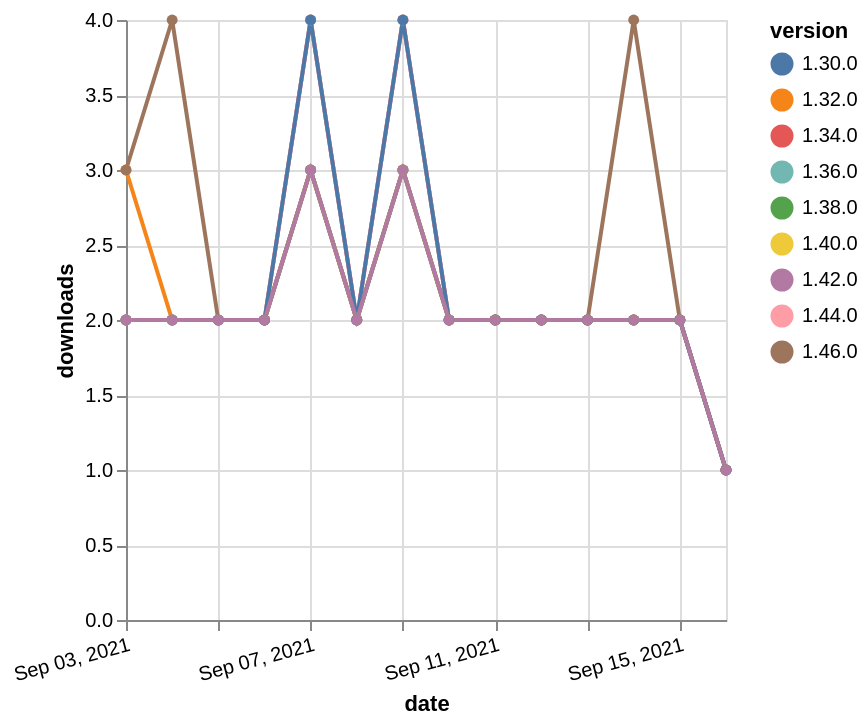

Vega-Lite specification stored for this chart:
### Vega-Lite specification from a JSON file in a GitHub repository (floating-point values rounded to 4 significant figures)
{"$schema": "https://vega.github.io/schema/vega-lite/v5.json", "description": "A simple bar chart with embedded data.", "data": {"values": [{"date": "2021-09-03", "total": 2445, "delta": 2, "version": "1.34.0"}, {"date": "2021-09-04", "total": 2447, "delta": 2, "version": "1.34.0"}, {"date": "2021-09-05", "total": 2449, "delta": 2, "version": "1.34.0"}, {"date": "2021-09-06", "total": 2451, "delta": 2, "version": "1.34.0"}, {"date": "2021-09-07", "total": 2455, "delta": 4, "version": "1.34.0"}, {"date": "2021-09-08", "total": 2457, "delta": 2, "version": "1.34.0"}, {"date": "2021-09-09", "total": 2461, "delta": 4, "version": "1.34.0"}, {"date": "2021-09-10", "total": 2463, "delta": 2, "version": "1.34.0"}, {"date": "2021-09-11", "total": 2465, "delta": 2, "version": "1.34.0"}, {"date": "2021-09-12", "total": 2467, "delta": 2, "version": "1.34.0"}, {"date": "2021-09-13", "total": 2469, "delta": 2, "version": "1.34.0"}, {"date": "2021-09-14", "total": 2471, "delta": 2, "version": "1.34.0"}, {"date": "2021-09-15", "total": 2473, "delta": 2, "version": "1.34.0"}, {"date": "2021-09-16", "total": 2474, "delta": 1, "version": "1.34.0"}, {"date": "2021-09-03", "total": 2617, "delta": 3, "version": "1.32.0"}, {"date": "2021-09-04", "total": 2619, "delta": 2, "version": "1.32.0"}, {"date": "2021-09-05", "total": 2621, "delta": 2, "version": "1.32.0"}, {"date": "2021-09-06", "total": 2623, "delta": 2, "version": "1.32.0"}, {"date": "2021-09-07", "total": 2626, "delta": 3, "version": "1.32.0"}, {"date": "2021-09-08", "total": 2628, "delta": 2, "version": "1.32.0"}, {"date": "2021-09-09", "total": 2631, "delta": 3, "version": "1.32.0"}, {"date": "2021-09-10", "total": 2633, "delta": 2, "version": "1.32.0"}, {"date": "2021-09-11", "total": 2635, "delta": 2, "version": "1.32.0"}, {"date": "2021-09-12", "total": 2637, "delta": 2, "version": "1.32.0"}, {"date": "2021-09-13", "total": 2639, "delta": 2, "version": "1.32.0"}, {"date": "2021-09-14", "total": 2641, "delta": 2, "version": "1.32.0"}, {"date": "2021-09-15", "total": 2643, "delta": 2, "version": "1.32.0"}, {"date": "2021-09-16", "total": 2644, "delta": 1, "version": "1.32.0"}, {"date": "2021-09-03", "total": 707, "delta": 2, "version": "1.44.0"}, {"date": "2021-09-04", "total": 709, "delta": 2, "version": "1.44.0"}, {"date": "2021-09-05", "total": 711, "delta": 2, "version": "1.44.0"}, {"date": "2021-09-06", "total": 713, "delta": 2, "version": "1.44.0"}, {"date": "2021-09-07", "total": 717, "delta": 4, "version": "1.44.0"}, {"date": "2021-09-08", "total": 719, "delta": 2, "version": "1.44.0"}, {"date": "2021-09-09", "total": 723, "delta": 4, "version": "1.44.0"}, {"date": "2021-09-10", "total": 725, "delta": 2, "version": "1.44.0"}, {"date": "2021-09-11", "total": 727, "delta": 2, "version": "1.44.0"}, {"date": "2021-09-12", "total": 729, "delta": 2, "version": "1.44.0"}, {"date": "2021-09-13", "total": 731, "delta": 2, "version": "1.44.0"}, {"date": "2021-09-14", "total": 733, "delta": 2, "version": "1.44.0"}, {"date": "2021-09-15", "total": 735, "delta": 2, "version": "1.44.0"}, {"date": "2021-09-16", "total": 736, "delta": 1, "version": "1.44.0"}, {"date": "2021-09-03", "total": 1638, "delta": 2, "version": "1.38.0"}, {"date": "2021-09-04", "total": 1640, "delta": 2, "version": "1.38.0"}, {"date": "2021-09-05", "total": 1642, "delta": 2, "version": "1.38.0"}, {"date": "2021-09-06", "total": 1644, "delta": 2, "version": "1.38.0"}, {"date": "2021-09-07", "total": 1647, "delta": 3, "version": "1.38.0"}, {"date": "2021-09-08", "total": 1649, "delta": 2, "version": "1.38.0"}, {"date": "2021-09-09", "total": 1652, "delta": 3, "version": "1.38.0"}, {"date": "2021-09-10", "total": 1654, "delta": 2, "version": "1.38.0"}, {"date": "2021-09-11", "total": 1656, "delta": 2, "version": "1.38.0"}, {"date": "2021-09-12", "total": 1658, "delta": 2, "version": "1.38.0"}, {"date": "2021-09-13", "total": 1660, "delta": 2, "version": "1.38.0"}, {"date": "2021-09-14", "total": 1662, "delta": 2, "version": "1.38.0"}, {"date": "2021-09-15", "total": 1664, "delta": 2, "version": "1.38.0"}, {"date": "2021-09-16", "total": 1665, "delta": 1, "version": "1.38.0"}, {"date": "2021-09-03", "total": 2058, "delta": 2, "version": "1.36.0"}, {"date": "2021-09-04", "total": 2060, "delta": 2, "version": "1.36.0"}, {"date": "2021-09-05", "total": 2062, "delta": 2, "version": "1.36.0"}, {"date": "2021-09-06", "total": 2064, "delta": 2, "version": "1.36.0"}, {"date": "2021-09-07", "total": 2067, "delta": 3, "version": "1.36.0"}, {"date": "2021-09-08", "total": 2069, "delta": 2, "version": "1.36.0"}, {"date": "2021-09-09", "total": 2072, "delta": 3, "version": "1.36.0"}, {"date": "2021-09-10", "total": 2074, "delta": 2, "version": "1.36.0"}, {"date": "2021-09-11", "total": 2076, "delta": 2, "version": "1.36.0"}, {"date": "2021-09-12", "total": 2078, "delta": 2, "version": "1.36.0"}, {"date": "2021-09-13", "total": 2080, "delta": 2, "version": "1.36.0"}, {"date": "2021-09-14", "total": 2082, "delta": 2, "version": "1.36.0"}, {"date": "2021-09-15", "total": 2084, "delta": 2, "version": "1.36.0"}, {"date": "2021-09-16", "total": 2085, "delta": 1, "version": "1.36.0"}, {"date": "2021-09-03", "total": 1458, "delta": 2, "version": "1.40.0"}, {"date": "2021-09-04", "total": 1460, "delta": 2, "version": "1.40.0"}, {"date": "2021-09-05", "total": 1462, "delta": 2, "version": "1.40.0"}, {"date": "2021-09-06", "total": 1464, "delta": 2, "version": "1.40.0"}, {"date": "2021-09-07", "total": 1467, "delta": 3, "version": "1.40.0"}, {"date": "2021-09-08", "total": 1469, "delta": 2, "version": "1.40.0"}, {"date": "2021-09-09", "total": 1472, "delta": 3, "version": "1.40.0"}, {"date": "2021-09-10", "total": 1474, "delta": 2, "version": "1.40.0"}, {"date": "2021-09-11", "total": 1476, "delta": 2, "version": "1.40.0"}, {"date": "2021-09-12", "total": 1478, "delta": 2, "version": "1.40.0"}, {"date": "2021-09-13", "total": 1480, "delta": 2, "version": "1.40.0"}, {"date": "2021-09-14", "total": 1482, "delta": 2, "version": "1.40.0"}, {"date": "2021-09-15", "total": 1484, "delta": 2, "version": "1.40.0"}, {"date": "2021-09-16", "total": 1485, "delta": 1, "version": "1.40.0"}, {"date": "2021-09-03", "total": 221, "delta": 3, "version": "1.46.0"}, {"date": "2021-09-04", "total": 225, "delta": 4, "version": "1.46.0"}, {"date": "2021-09-05", "total": 227, "delta": 2, "version": "1.46.0"}, {"date": "2021-09-06", "total": 229, "delta": 2, "version": "1.46.0"}, {"date": "2021-09-07", "total": 232, "delta": 3, "version": "1.46.0"}, {"date": "2021-09-08", "total": 234, "delta": 2, "version": "1.46.0"}, {"date": "2021-09-09", "total": 237, "delta": 3, "version": "1.46.0"}, {"date": "2021-09-10", "total": 239, "delta": 2, "version": "1.46.0"}, {"date": "2021-09-11", "total": 241, "delta": 2, "version": "1.46.0"}, {"date": "2021-09-12", "total": 243, "delta": 2, "version": "1.46.0"}, {"date": "2021-09-13", "total": 245, "delta": 2, "version": "1.46.0"}, {"date": "2021-09-14", "total": 249, "delta": 4, "version": "1.46.0"}, {"date": "2021-09-15", "total": 251, "delta": 2, "version": "1.46.0"}, {"date": "2021-09-16", "total": 252, "delta": 1, "version": "1.46.0"}, {"date": "2021-09-03", "total": 3093, "delta": 2, "version": "1.30.0"}, {"date": "2021-09-04", "total": 3095, "delta": 2, "version": "1.30.0"}, {"date": "2021-09-05", "total": 3097, "delta": 2, "version": "1.30.0"}, {"date": "2021-09-06", "total": 3099, "delta": 2, "version": "1.30.0"}, {"date": "2021-09-07", "total": 3103, "delta": 4, "version": "1.30.0"}, {"date": "2021-09-08", "total": 3105, "delta": 2, "version": "1.30.0"}, {"date": "2021-09-09", "total": 3109, "delta": 4, "version": "1.30.0"}, {"date": "2021-09-10", "total": 3111, "delta": 2, "version": "1.30.0"}, {"date": "2021-09-11", "total": 3113, "delta": 2, "version": "1.30.0"}, {"date": "2021-09-12", "total": 3115, "delta": 2, "version": "1.30.0"}, {"date": "2021-09-13", "total": 3117, "delta": 2, "version": "1.30.0"}, {"date": "2021-09-14", "total": 3119, "delta": 2, "version": "1.30.0"}, {"date": "2021-09-15", "total": 3121, "delta": 2, "version": "1.30.0"}, {"date": "2021-09-16", "total": 3122, "delta": 1, "version": "1.30.0"}, {"date": "2021-09-03", "total": 1007, "delta": 2, "version": "1.42.0"}, {"date": "2021-09-04", "total": 1009, "delta": 2, "version": "1.42.0"}, {"date": "2021-09-05", "total": 1011, "delta": 2, "version": "1.42.0"}, {"date": "2021-09-06", "total": 1013, "delta": 2, "version": "1.42.0"}, {"date": "2021-09-07", "total": 1016, "delta": 3, "version": "1.42.0"}, {"date": "2021-09-08", "total": 1018, "delta": 2, "version": "1.42.0"}, {"date": "2021-09-09", "total": 1021, "delta": 3, "version": "1.42.0"}, {"date": "2021-09-10", "total": 1023, "delta": 2, "version": "1.42.0"}, {"date": "2021-09-11", "total": 1025, "delta": 2, "version": "1.42.0"}, {"date": "2021-09-12", "total": 1027, "delta": 2, "version": "1.42.0"}, {"date": "2021-09-13", "total": 1029, "delta": 2, "version": "1.42.0"}, {"date": "2021-09-14", "total": 1031, "delta": 2, "version": "1.42.0"}, {"date": "2021-09-15", "total": 1033, "delta": 2, "version": "1.42.0"}, {"date": "2021-09-16", "total": 1034, "delta": 1, "version": "1.42.0"}]}, "width": "container", "mark": {"type": "line", "point": {"filled": true}}, "encoding": {"x": {"field": "date", "type": "temporal", "timeUnit": "yearmonthdate", "title": "date", "axis": {"labelAngle": -15}}, "y": {"field": "delta", "type": "quantitative", "title": "downloads"}, "color": {"field": "version", "type": "nominal"}, "tooltip": {"field": "delta"}}}
